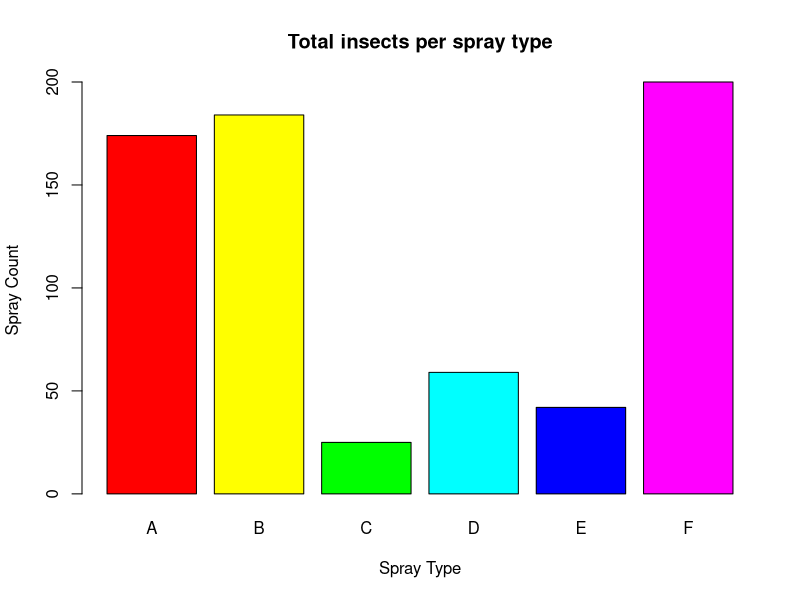
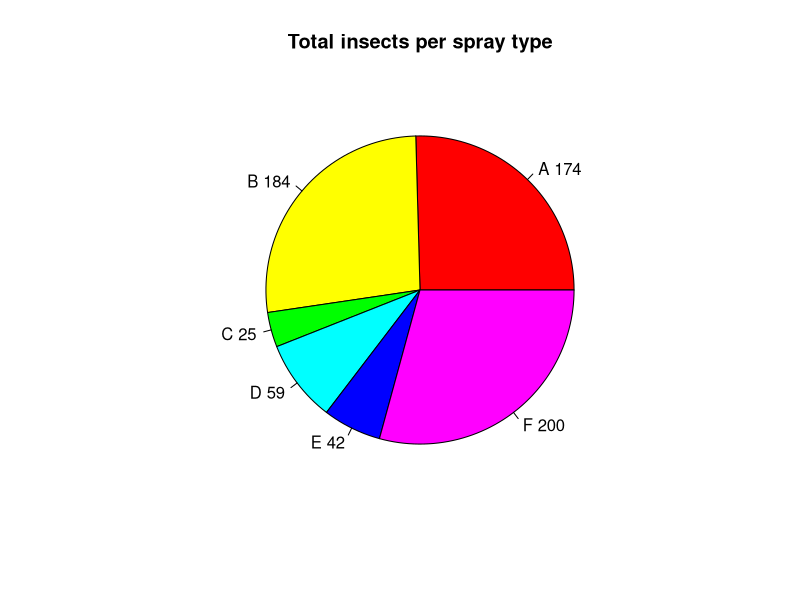
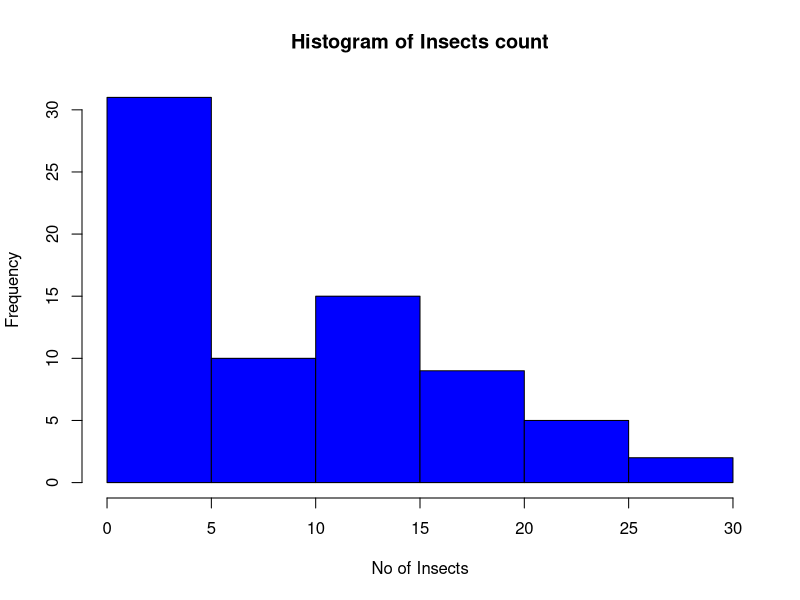
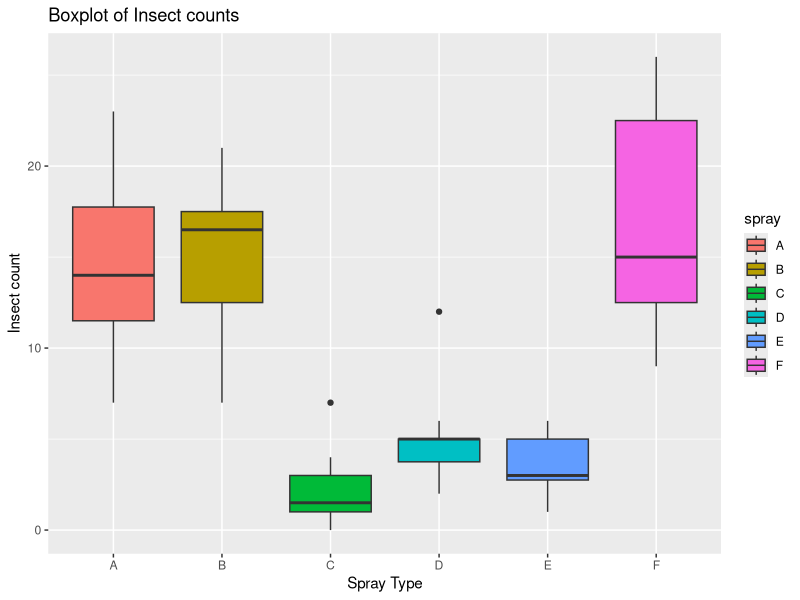

These figures' R source, in order:
spray_totals<-tapply(InsectSprays$count,InsectSprays$spray,sum) 
# gives sum for each type of total , first is vector on which we want to apply

n<-length(spray_totals)
print(spray_totals)
print(head(InsectSprays))

barplot(spray_totals,xlab="Spray Type",ylab="Spray Count",main="Total insects per spray type",col=rainbow(n))
# here col=rainbow(n) means it applys different rainbow colors here 6 is n so 6 different colors

pie(spray_totals,main="Total insects per spray type",labels=paste(names(spray_totals),spray_totals),col=rainbow(n))
# we use labels=paste to combine test i.e names(spray_totals) & numbers i.e spray_totals

hist(InsectSprays$count,main="Histogram of Insects count",xlab="No of Insects",col="blue")

install.packages("ggplot2")
library(ggplot2)
# to load this ggplot2 in the r we have do use this above function

ggplot(InsectSprays,aes(x=spray,y=count,fill=spray))+geom_boxplot()+labs(title="Boxplot of Insect counts",x="Spray Type",y="Insect count")
# here aes tells which variabel to map to x,y axis and fill gives colors to all types of spray
